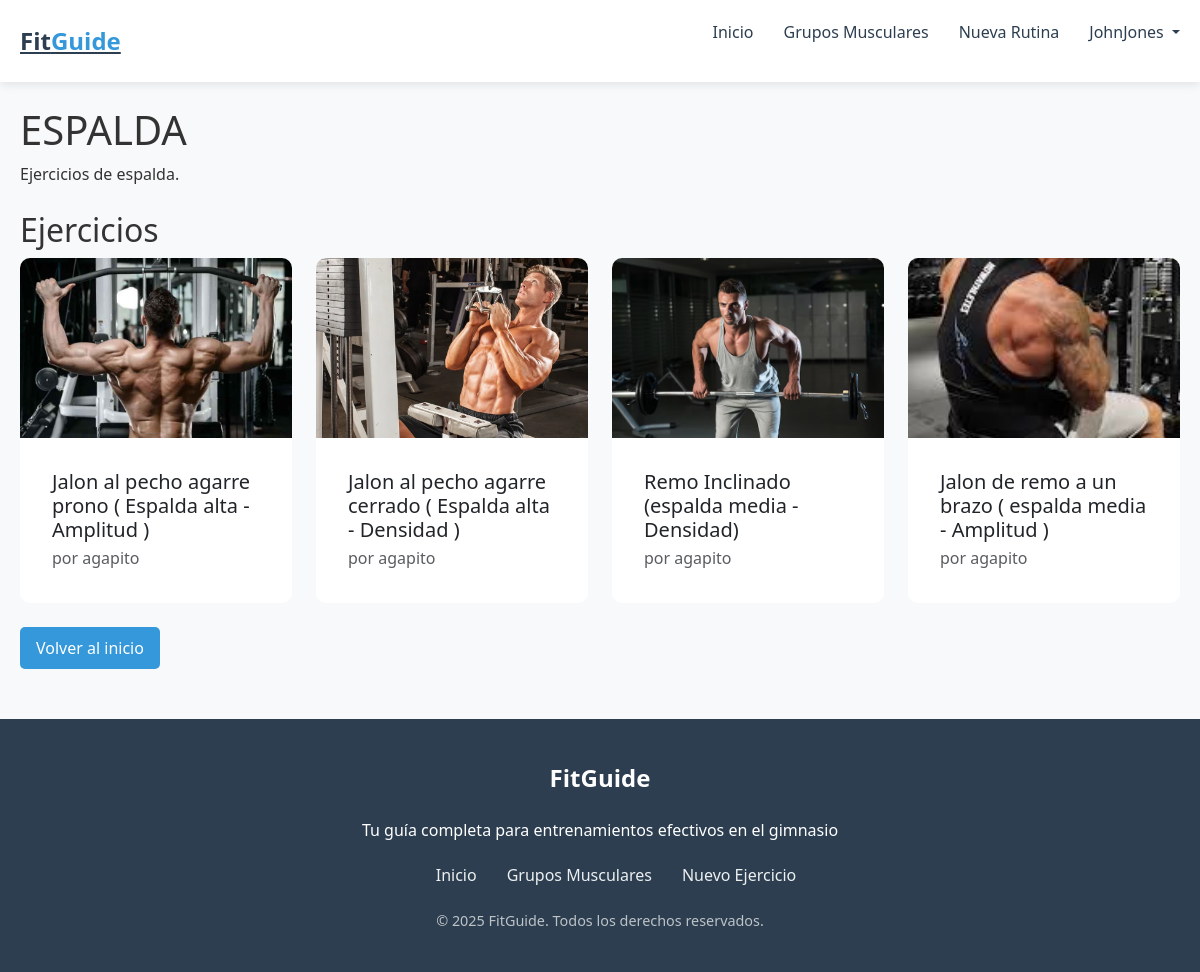
The app's page /grupo/8/ (signed in) with its own data.
### workout_app/models.py (models this page shows, shortened)
class GrupoMuscular(models.Model):
    nombre = models.CharField(max_length=100)
    descripcion = models.TextField()
    imagen = models.ImageField(upload_to='grupos_musculares/', blank=True, null=True)
    imagen_url = models.URLField(blank=True, null=True)
    orden = models.IntegerField(default=0)
    class Meta:
        verbose_name_plural = "Grupos Musculares"
        ordering = ['orden']

class Ejercicio(models.Model):
    author = models.ForeignKey(settings.AUTH_USER_MODEL, on_delete=models.CASCADE, related_name='ejercicios', null=True, blank=True)
    nombre = models.CharField(max_length=200)
    descripcion = models.TextField(blank=True)
    grupo_muscular = models.ForeignKey(GrupoMuscular, on_delete=models.CASCADE, related_name='ejercicios')
    musculos_trabajados = models.CharField(max_length=200)
    imagen = models.ImageField(upload_to='ejercicios/', blank=True, null=True)
    imagen_url = models.URLField(blank=True, null=True)
    orden = models.IntegerField(default=0)
    class Meta:
        ordering = ['grupo_muscular', 'orden']

### workout_app/views.py (the view)
# urls.py: path('grupo/<int:pk>/', views.GrupoMuscularDetailView.as_view(), name='grupo_muscular_detalle'),
class GrupoMuscularDetailView(DetailView):
    model = GrupoMuscular
    template_name = 'grupo_muscular_detalle.html'
    context_object_name = 'grupo_muscular'

### templates/grupo_muscular_detalle.html (shortened to what this page needs)
{% extends 'base.html' %}
{% block content %}
<section class="container mt-4">
    <h1 class="mb-2">{{ grupo_muscular.nombre }}</h1>
    <p class="mb-4">{{ grupo_muscular.descripcion }}</p>
    <h2>Ejercicios</h2>
    <div class="row">
        {% for ejercicio in grupo_muscular.ejercicios.all %}
        <div class="col-md-3 mb-4">
            <a href="{% url 'ejercicio_detalle' ejercicio.pk %}" class="text-decoration-none text-dark">
                <div class="card h-100">
                    {% if ejercicio.imagen %}
                        <img src="{{ ejercicio.imagen.url }}" class="card-img-top" alt="{{ ejercicio.nombre }}" style="height:180px; object-fit:cover;">
                    {% elif ejercicio.imagen_url %}
                        <img src="{{ ejercicio.imagen_url }}" class="card-img-top" alt="{{ ejercicio.nombre }}" style="height:180px; object-fit:cover;">
                    {% else %}
                        <div class="card-img-top d-flex align-items-center justify-content-center bg-secondary text-white" style="height:180px;">Sin imagen</div>
                    {% endif %}
                    <div class="card-body">
                        <h5 class="card-title">{{ ejercicio.nombre }}</h5>
                        <p class="card-subtitle text-muted">por {% if ejercicio.author %}{{ ejercicio.author.username }}{% else %}Anónimo{% endif %}</p>
                    </div>
                </div>
            </a>
        </div>
        {% empty %}
        <p>No hay ejercicios para este grupo.</p>
        {% endfor %}
    </div>
    <a href="{% url 'home' %}" class="btn btn-link">Volver al inicio</a>
</section>
{% endblock %}

### templates/base.html (shortened to what this page needs)
{% load static %}
<!DOCTYPE html>
<html lang="es">
<head>
    <link href="https://cdn.jsdelivr.net/npm/bootstrap@5.3.0/dist/css/bootstrap.min.css" rel="stylesheet">
    <link rel="stylesheet" href="{% static 'css/styles.css' %}">
    <link rel="stylesheet" href="{% static 'css/forms.css' %}">
</head>
<body>
    <header>
        <div class="container">
            <div class="header-content">
                <a href="{% url 'home' %}" class="logo">Fit<span>Guide</span></a>
                <nav>
                    <ul>
                        <li><a href="{% url 'home' %}">Inicio</a></li>
                        <li><a href="{% url 'home' %}#muscles">Grupos Musculares</a></li>
                        {% if user.is_authenticated %}
                            <li><a href="{% url 'ejercicio_nuevo' %}">Nueva Rutina</a></li>
                            <li class="dropdown">
                                <a href="#" class="dropdown-toggle" data-bs-toggle="dropdown" role="button" aria-expanded="false">
                                    {{ user.username }}
                                </a>
                            </li>
                        {% else %}
                            <li><a href="{% url 'login' %}">Iniciar Sesión</a></li>
                            <li><a href="{% url 'signup' %}">Registrarse</a></li>
                        {% endif %}
                    </ul>
                </nav>
            </div>
        </div>
    </header>
    <main>
        {% block content %}
        {% endblock %}
    </main>
    <footer>
        <div class="container">
            <div class="footer-content">
                <div class="footer-logo">FitGuide</div>
                <p>Tu guía completa para entrenamientos efectivos en el gimnasio</p>
                <ul class="footer-links">
                    <li><a href="{% url 'home' %}">Inicio</a></li>
                    <li><a href="{% url 'home' %}#muscles">Grupos Musculares</a></li>
                    {% if user.is_authenticated %}
                        <li><a href="{% url 'ejercicio_nuevo' %}">Nuevo Ejercicio</a></li>
                    {% endif %}
                </ul>
                <div class="copyright">
                    &copy; {% now "Y" %} FitGuide. Todos los derechos reservados.
                </div>
            </div>
        </div>
    </footer>
</body>
</html>

### static/css/styles.css (style rules this page uses)
* { margin: 0; padding: 0; box-sizing: border-box; font-family: 'Segoe UI', Tahoma, Geneva, Verdana, sans-serif; }
body { background-color: #f8f9fa; color: #333; line-height: 1.6; }
.container { max-width: 1200px; margin: 0 auto; padding: 0 20px; }
header { background-color: #fff; box-shadow: 0 2px 10px rgba(0,0,0,0.1); position: sticky; top: 0; z-index: 100; }
.header-content { display: flex; justify-content: space-between; align-items: center; padding: 20px 0; }
.logo { font-size: 24px; font-weight: 700; color: #2c3e50; }
.logo span { color: #3498db; }
nav ul { display: flex; list-style: none; }
nav ul li { margin-left: 30px; }
nav ul li a { text-decoration: none; color: #2c3e50; font-weight: 500; transition: color 0.3s; }
.btn { display: inline-block; background: #3498db; color: white; padding: 8px 15px; border-radius: 5px; text-decoration: none; font-weight: 500; transition: background 0.3s; }
footer { background-color: #2c3e50; color: white; padding: 40px 0; text-align: center; margin-top: 50px; }
.footer-content { max-width: 700px; margin: 0 auto; }
.footer-logo { font-size: 24px; font-weight: 700; margin-bottom: 20px; }
.footer-links { display: flex; justify-content: center; list-style: none; margin: 20px 0; }
.footer-links li { margin: 0 15px; }
.footer-links a { color: #ecf0f1; text-decoration: none; transition: color 0.3s; }
.copyright { margin-top: 20px; color: #bdc3c7; font-size: 0.9rem; }

### static/css/forms.css (style rules this page uses)
.card { border: none; border-radius: 10px; overflow: hidden; }
.card-body { padding: 2rem; }

### records on screen
GrupoMuscular: nombre "ESPALDA", descripcion "Ejercicios de espalda."
Ejercicio: imagen (picture), nombre "Jalon al pecho agarre prono ( Espalda alta - Amplitud )", author.username "agapito"
Ejercicio: imagen (picture), nombre "Jalon al pecho agarre cerrado ( Espalda alta - Densidad )", author.username "agapito"
Ejercicio: imagen (picture), nombre "Remo Inclinado (espalda media - Densidad)", author.username "agapito"
Ejercicio: imagen (picture), nombre "Jalon de remo a un brazo ( espalda media - Amplitud )", author.username "agapito"

### other values on screen
{{ user.username }} "JohnJones"
